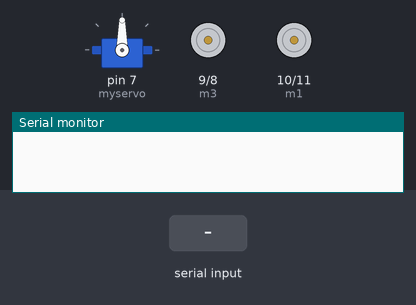
Recording of a sketch running on a simulated Arduino Uno, built with avr-gcc and run on an emulated ATmega328P. On the bench: servo, motor-driver pin pairs drawn as motors (green arrow = first pin HIGH = forward, orange = second pin HIGH = backward, longer = more drive), the last lines printed to the serial monitor. The test bench sets the inputs (shaded band).

Above: at 1.2 s.
1.3 s: "B" received over the second serial link
At 2.5 s:
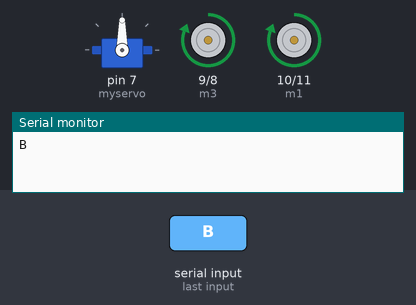
2.8 s: "F" received over the second serial link
At 3.6 s:
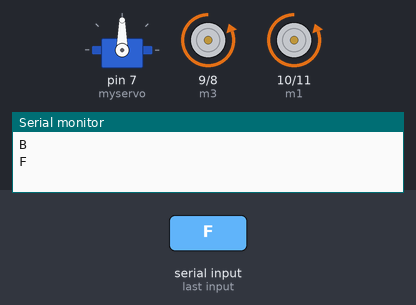
4.3 s: "R" received over the second serial link
At 4.8 s:
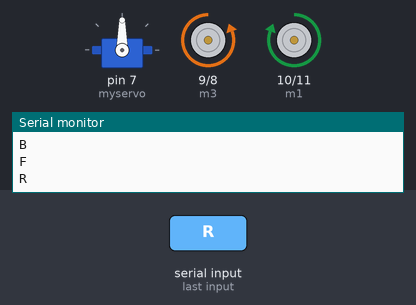
5.8 s: "L" received over the second serial link
At 7.1 s:
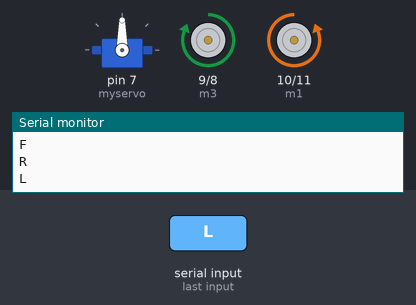
Timing chart, 0 to 8.3 s (numbered marks = the images above; inputs shaded):
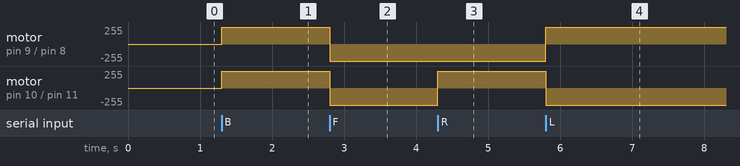

Measured:
- after the input at 1.3 s, motor on pin 9 (m3) / pin 8 (m4), motor on pin 10 (m1) / pin 11 (m2): stopped → forward 255/255 at once
- after the input at 2.8 s, motor on pin 9 (m3) / pin 8 (m4), motor on pin 10 (m1) / pin 11 (m2): forward 255/255 → backward 255/255 at once
- after the input at 4.3 s, motor on pin 10 (m1) / pin 11 (m2): backward 255/255 → forward 255/255 at once
- after the input at 5.8 s, motor on pin 9 (m3) / pin 8 (m4): backward 255/255 → forward 255/255 at once; motor on pin 10 (m1) / pin 11 (m2): forward 255/255 → backward 255/255 at once

The sketch:

Grabber_Bot.ino
```cpp
  #include <SoftwareSerial.h>
#include <Servo.h>
SoftwareSerial Bluetooth(3,2);
char BT_input;
Servo myservo;
int pos =0;
int m4=8;//M1-FORWARDS
int m3=9;//M1-BACWARDS
int m2=11;//M2-BACKWARDS
int m1=10;//M2-FORWARDS

void setup() {

  Bluetooth.begin(9600);
  Serial.begin(9600);
pinMode(m1, OUTPUT);
pinMode(m2, OUTPUT);
pinMode(m3, OUTPUT);
pinMode(m4, OUTPUT);
myservo.attach(7);

}

void loop() {

if (Bluetooth.available()>0){
BT_input=Bluetooth.read();
Serial.println(BT_input);
if(BT_input=='B'){        //FORWARD
 digitalWrite(m1, HIGH);
 digitalWrite(m2, LOW);
 digitalWrite(m3, HIGH);
 digitalWrite(m4, LOW);
   delay(10);
}
else if(BT_input=='F'){     //BACKWARD
 digitalWrite(m1, LOW);
 digitalWrite(m2, HIGH);
 digitalWrite(m3, LOW);
 digitalWrite(m4, HIGH);
 delay(10);
}

else if(BT_input=='R'){     //LEFT

 digitalWrite(m1, HIGH);
 digitalWrite(m2, LOW);
 digitalWrite(m3, LOW);
 digitalWrite(m4, HIGH);
  delay(10);
}
else if(BT_input=='L'){     //RIGHT
 digitalWrite(m1, LOW);
 digitalWrite(m2, HIGH);
 digitalWrite(m3, HIGH);
 digitalWrite(m4, LOW);
 delay(10);
}
else if (BT_input=='S') {     //STOP
digitalWrite(m1, LOW);
 digitalWrite(m2, LOW);
 digitalWrite(m3, LOW);
 digitalWrite(m4, LOW);
 delay(10);
}

else if(BT_input=='G') {      //GRAB
  myservo.write(90);
}
else if(BT_input=='LE') {     //LEAVE
  myservo.write(0);
}
}
}
```
